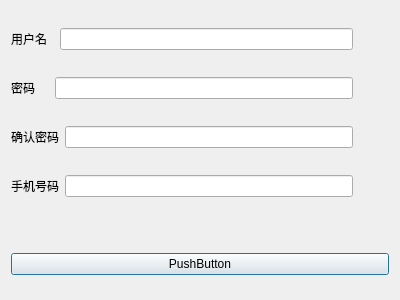
<?xml version="1.0" encoding="UTF-8"?>
<ui version="4.0">
 <class>Dialog</class>
 <widget class="QDialog" name="Dialog">
  <property name="geometry">
   <rect>
    <x>0</x>
    <y>0</y>
    <width>400</width>
    <height>300</height>
   </rect>
  </property>
  <property name="windowTitle">
   <string>Dialog</string>
  </property>
  <layout class="QVBoxLayout" name="verticalLayout">
   <item>
    <layout class="QHBoxLayout" name="horizontalLayout">
     <item>
      <widget class="QLabel" name="label">
       <property name="text">
        <string>用户名  </string>
       </property>
      </widget>
     </item>
     <item>
      <widget class="QLineEdit" name="username"/>
     </item>
     <item>
      <widget class="QLabel" name="username_tip">
       <property name="sizePolicy">
        <sizepolicy hsizetype="Maximum" vsizetype="Maximum">
         <horstretch>0</horstretch>
         <verstretch>0</verstretch>
        </sizepolicy>
       </property>
       <property name="minimumSize">
        <size>
         <width>30</width>
         <height>30</height>
        </size>
       </property>
       <property name="maximumSize">
        <size>
         <width>30</width>
         <height>30</height>
        </size>
       </property>
       <property name="text">
        <string/>
       </property>
      </widget>
     </item>
    </layout>
   </item>
   <item>
    <layout class="QHBoxLayout" name="horizontalLayout_2">
     <item>
      <widget class="QLabel" name="label_2">
       <property name="text">
        <string>密码    </string>
       </property>
      </widget>
     </item>
     <item>
      <widget class="QLineEdit" name="password">
       <property name="echoMode">
        <enum>QLineEdit::PasswordEchoOnEdit</enum>
       </property>
      </widget>
     </item>
     <item>
      <widget class="QLabel" name="password_tip">
       <property name="sizePolicy">
        <sizepolicy hsizetype="Maximum" vsizetype="Maximum">
         <horstretch>0</horstretch>
         <verstretch>0</verstretch>
        </sizepolicy>
       </property>
       <property name="minimumSize">
        <size>
         <width>30</width>
         <height>30</height>
        </size>
       </property>
       <property name="maximumSize">
        <size>
         <width>30</width>
         <height>30</height>
        </size>
       </property>
       <property name="text">
        <string/>
       </property>
      </widget>
     </item>
    </layout>
   </item>
   <item>
    <layout class="QHBoxLayout" name="horizontalLayout_3">
     <item>
      <widget class="QLabel" name="label_3">
       <property name="text">
        <string>确认密码</string>
       </property>
      </widget>
     </item>
     <item>
      <widget class="QLineEdit" name="passconf">
       <property name="echoMode">
        <enum>QLineEdit::PasswordEchoOnEdit</enum>
       </property>
      </widget>
     </item>
     <item>
      <widget class="QLabel" name="passconf_tip">
       <property name="sizePolicy">
        <sizepolicy hsizetype="Maximum" vsizetype="Maximum">
         <horstretch>0</horstretch>
         <verstretch>0</verstretch>
        </sizepolicy>
       </property>
       <property name="minimumSize">
        <size>
         <width>30</width>
         <height>30</height>
        </size>
       </property>
       <property name="maximumSize">
        <size>
         <width>30</width>
         <height>30</height>
        </size>
       </property>
       <property name="text">
        <string/>
       </property>
      </widget>
     </item>
    </layout>
   </item>
   <item>
    <layout class="QHBoxLayout" name="horizontalLayout_4">
     <item>
      <widget class="QLabel" name="label_4">
       <property name="text">
        <string>手机号码</string>
       </property>
      </widget>
     </item>
     <item>
      <widget class="QLineEdit" name="phone"/>
     </item>
     <item>
      <widget class="QLabel" name="phone_tip">
       <property name="sizePolicy">
        <sizepolicy hsizetype="Maximum" vsizetype="Maximum">
         <horstretch>0</horstretch>
         <verstretch>0</verstretch>
        </sizepolicy>
       </property>
       <property name="minimumSize">
        <size>
         <width>30</width>
         <height>30</height>
        </size>
       </property>
       <property name="maximumSize">
        <size>
         <width>30</width>
         <height>30</height>
        </size>
       </property>
       <property name="text">
        <string/>
       </property>
      </widget>
     </item>
    </layout>
   </item>
   <item>
    <widget class="QLabel" name="notice">
     <property name="sizePolicy">
      <sizepolicy hsizetype="Expanding" vsizetype="Maximum">
       <horstretch>0</horstretch>
       <verstretch>0</verstretch>
      </sizepolicy>
     </property>
     <property name="text">
      <string/>
     </property>
     <property name="textInteractionFlags">
      <set>Qt::LinksAccessibleByMouse|Qt::TextSelectableByMouse</set>
     </property>
    </widget>
   </item>
   <item>
    <layout class="QHBoxLayout" name="horizontalLayout_5">
     <item>
      <widget class="QPushButton" name="submit">
       <property name="text">
        <string>PushButton</string>
       </property>
      </widget>
     </item>
    </layout>
   </item>
  </layout>
 </widget>
 <resources/>
 <connections/>
</ui>
